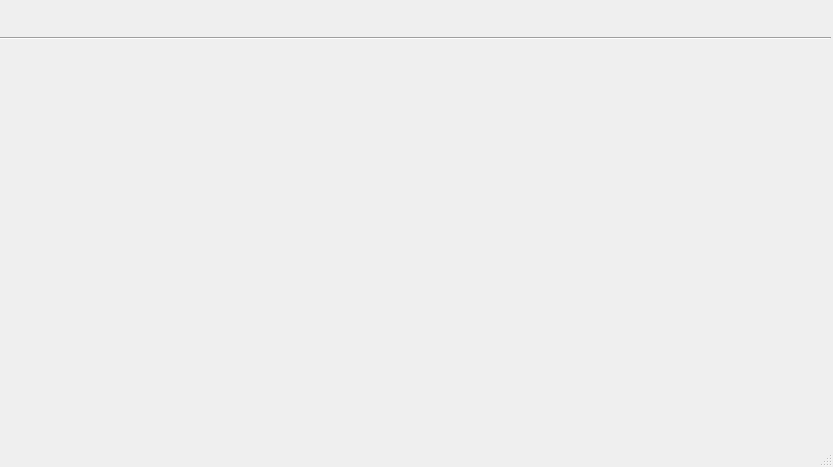
<?xml version="1.0" encoding="UTF-8"?>
<ui version="4.0">
 <class>LineManager</class>
 <widget class="QMainWindow" name="LineManager">
  <property name="geometry">
   <rect>
    <x>0</x>
    <y>0</y>
    <width>833</width>
    <height>467</height>
   </rect>
  </property>
  <property name="windowTitle">
   <string>LineManager</string>
  </property>
  <widget class="QWidget" name="centralWidget">
   <widget class="Line" name="line">
    <property name="geometry">
     <rect>
      <x>0</x>
      <y>30</y>
      <width>831</width>
      <height>16</height>
     </rect>
    </property>
    <property name="orientation">
     <enum>Qt::Horizontal</enum>
    </property>
   </widget>
  </widget>
  <widget class="QMenuBar" name="menuBar">
   <property name="geometry">
    <rect>
     <x>0</x>
     <y>0</y>
     <width>833</width>
     <height>26</height>
    </rect>
   </property>
  </widget>
  <widget class="QStatusBar" name="statusBar"/>
 </widget>
 <layoutdefault spacing="6" margin="11"/>
 <resources/>
 <connections/>
</ui>
